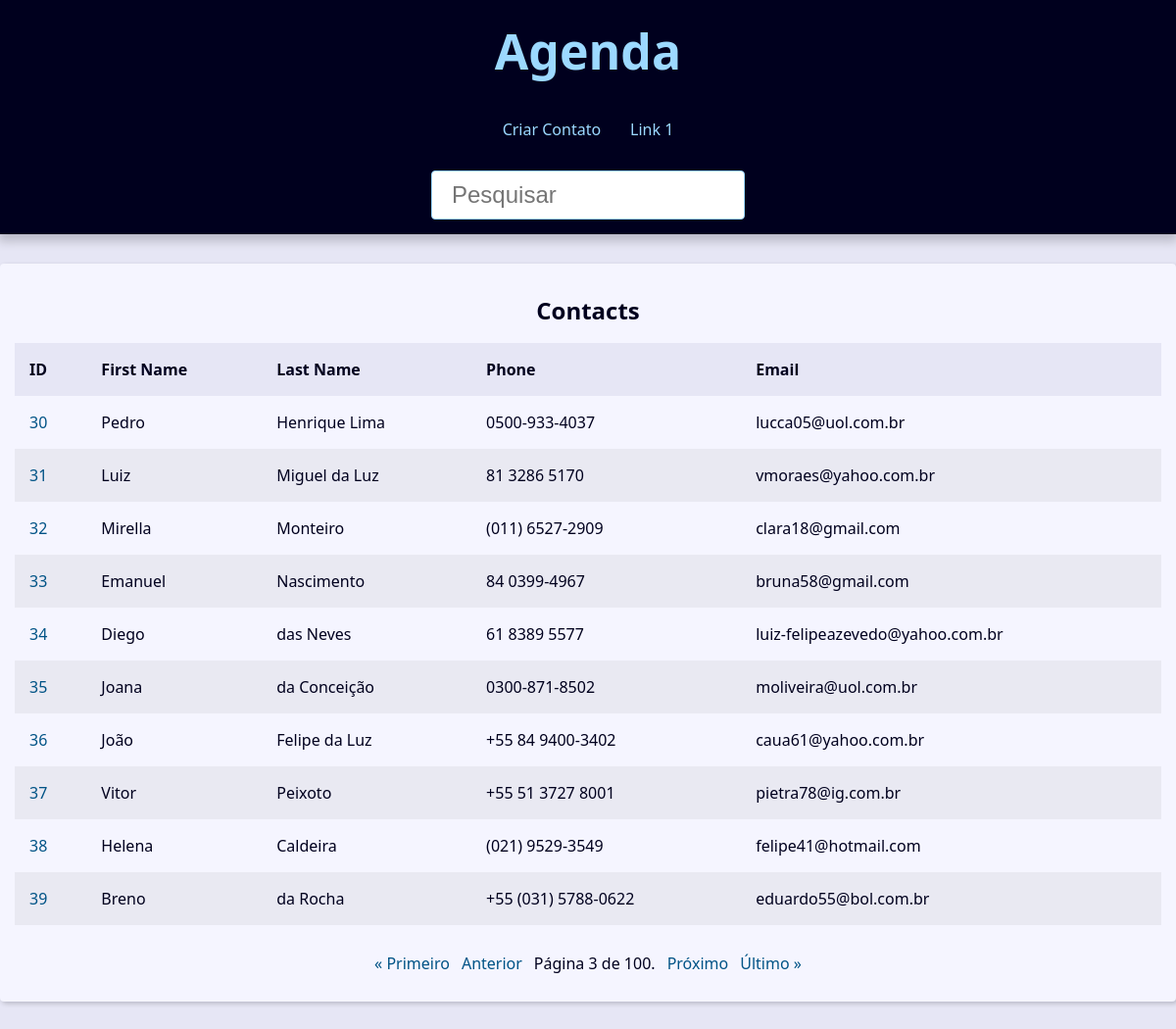
The app's page /?page=3&q= with its own data.
### contact/models.py (models this page shows, shortened)
class Contact(models.Model):
    class Meta:
        verbose_name='Contact'
        verbose_name_plural='Contacts'
    first_name = models.CharField(max_length=50)
    last_name = models.CharField(max_length=50)
    phone = models.CharField(max_length=50)
    email = models.EmailField(max_length=254)
    created_date = models.DateTimeField(default=timezone.now)
    description = models.TextField(blank=True)
    show = models.BooleanField(default=True)
    picture = models.ImageField(blank=True, upload_to='pictures/%Y/%m/')
    category = models.ForeignKey(
        Category,
        on_delete=models.SET_NULL,
        blank=True,
        null=True
    )
    owner = models.ForeignKey(
        User,
        on_delete=models.SET_NULL,
        blank=True,
        null=True
    )

### contact/views/contact_views.py (the view)
# urls.py: path('', views.index, name="index"),
def index(request):
    contacts = Contact.objects.filter(show=True)
    paginator = Paginator(contacts, 10)
    page_number = request.GET.get("page")
    page_obj = paginator.get_page(page_number)
    context = {
        'page_obj': page_obj,
        'site_title': 'Contatos - ',
    }
    return render(request, 'contact/index.html', context)

### contact/templates/contact/index.html
{% extends 'global/base.html' %}
{% block content %}
{% if page_obj %}
    <div class="responsive-table">
        <table class="contacts-table">
            <caption class="table-caption">
                Contacts
            </caption>
            <thead>
                <tr class="table-row table-row-header">
                    <th class="table-header">ID</th>
                    <th class="table-header">First Name</th>
                    <th class="table-header">Last Name</th>
                    <th class="table-header">Phone</th>
                    <th class="table-header">Email</th>
                </tr>
            </thead>
            <tbody>
                {% for c in page_obj %}
                    <tr class="table-row">
                        <td class="table-cel">
                            <a href="{% url 'contact:contact' c.id %}" class="table-link">
                                {{c.id}}
                            </a>
                        </td>
                        <td class="table-cel">{{c.first_name}}</td>
                        <td class="table-cel">{{c.last_name}}</td>
                        <td class="table-cel">{{c.phone}}</td>
                        <td class="table-cel">{{c.email}}</td>
                    </tr>
                {% endfor %}
            </tbody>
        </table>
    </div>
{% else %}
<div class="single-contact">
    <h1 class="single-contact-name">
        Nenhum contato encontrado
    </h1>
</div>
{% endif %}
{% endblock content %}

### base_static/global/css/style.css (style rules this page uses)
:root { --spacing: 1.5rem; --link-dark-color: rgb(0, 83, 134); --link-light-color: rgb(156, 217, 255); --clr-white: rgb(245, 245, 255); --clr-black: rgb(0, 0, 30); --clr-light-gray: rgb(230, 230, 245); --clr-dark-shadow-5: rgba(0, 0, 10, 5%); --clr-dark-shadow-10: rgba(0, 0, 10, 10%); --clr-dark-shadow-20: rgba(0, 0, 10, 20%); --clr-light-shadow-5: rgba(200, 200, 255, 5%); --clr-light-shadow-10: rgba(200, 200, 255, 10%); --clr-light-shadow-20: rgba(200, 200, 255, 20%); --main-page-width: 120rem; --table-min-width: 60rem; --biggest-font-size: 5rem; --bigger-font-size: 4rem; --big-font-size: 3.2rem; --medium-font-size: 2.4rem; --small-font-size: 1.6rem; --smaller-font-size: 1.4rem; --smallest-font-size: 1.2rem; --transition-fast: 300ms; --transition-medium: 600ms; --transition-slow: 1s; --default-border-radius: 4px; }
*, *::before, *::after { margin: 0; padding: 0; box-sizing: border-box; }
html { font-size: 62.5%; }
body { font-family: system-ui, -apple-system, BlinkMacSystemFont, 'Segoe UI', Roboto, Oxygen, Ubuntu, Cantarell, 'Open Sans', 'Helvetica Neue', sans-serif; line-height: 1.5; font-size: var(--small-font-size); color: var(--clr-black); -webkit-font-smoothing: antialiased; background: var(--clr-light-gray); }
.responsive-table { width: 100%; overflow-x: auto; }
.contacts-table { width: 100%; min-width: var(--table-min-width); border-collapse: collapse; }
.table-caption { font-size: var(--medium-font-size); font-weight: bold; padding: var(--spacing); }
.table-row { text-align: left; text-overflow: ellipsis; transition: background-color var(--transition-fast) ease-in-out; }
.table-row:nth-of-type(2n) { background: var(--clr-dark-shadow-5); }
.table-row-header { background: var(--clr-light-gray); color: var(--clr-black); }
.table-cel, .table-header { padding: var(--spacing); }
.table-link { color: var(--link-dark-color); transition: color var(--transition-fast) ease-in-out; text-decoration: none; }

### records on screen
Contact: id "30", first_name "Pedro", last_name "Henrique Lima", phone "0500-933-4037", email "lucca05@uol.com.br"
Contact: id "31", first_name "Luiz", last_name "Miguel da Luz", phone "81 3286 5170", email "vmoraes@yahoo.com.br"
Contact: id "32", first_name "Mirella", last_name "Monteiro", phone "(011) 6527-2909", email "clara18@gmail.com"
Contact: id "33", first_name "Emanuel", last_name "Nascimento", phone "84 0399-4967", email "bruna58@gmail.com"
Contact: id "34", first_name "Diego", last_name "das Neves", phone "61 8389 5577", email "luiz-felipeazevedo@yahoo.com.br"
Contact: id "35", first_name "Joana", last_name "da Conceição", phone "0300-871-8502", email "moliveira@uol.com.br"
Contact: id "36", first_name "João", last_name "Felipe da Luz", phone "+55 84 9400-3402", email "caua61@yahoo.com.br"
Contact: id "37", first_name "Vitor", last_name "Peixoto", phone "+55 51 3727 8001", email "pietra78@ig.com.br"
Contact: id "38", first_name "Helena", last_name "Caldeira", phone "(021) 9529-3549", email "felipe41@hotmail.com"
Contact: id "39", first_name "Breno", last_name "da Rocha", phone "+55 (031) 5788-0622", email "eduardo55@bol.com.br"

### other values on screen
{{ page_obj.number }} "3"
{{ page_obj.paginator.num_pages }} "100"
